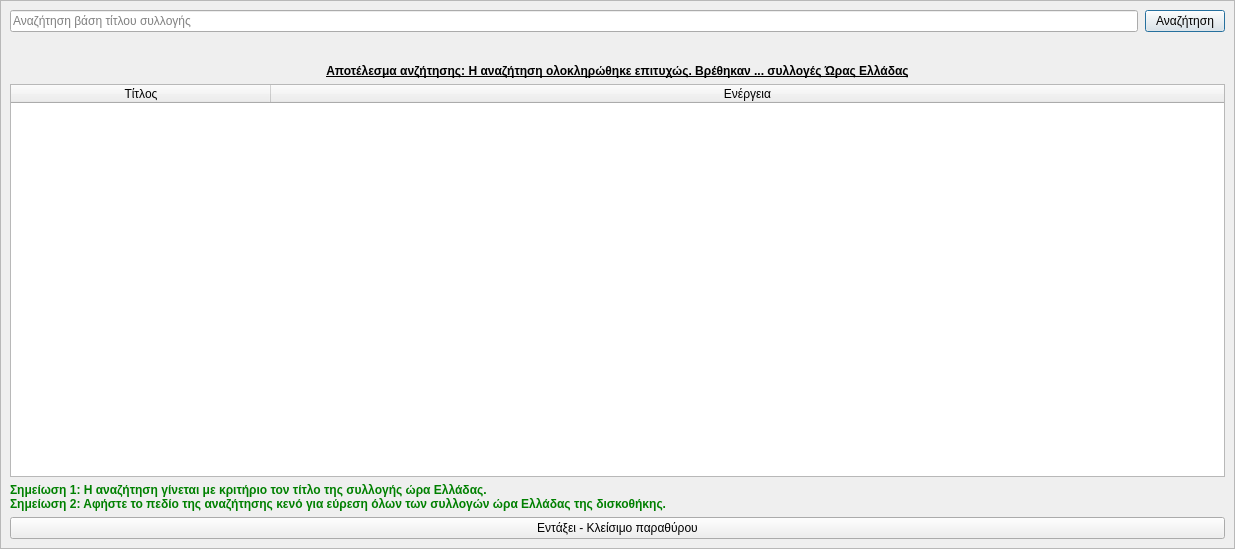
<?xml version="1.0" encoding="UTF-8"?>
<ui version="4.0">
 <class>Dialog</class>
 <widget class="QDialog" name="Dialog">
  <property name="geometry">
   <rect>
    <x>0</x>
    <y>0</y>
    <width>1235</width>
    <height>549</height>
   </rect>
  </property>
  <property name="windowTitle">
   <string>Εύρεση ώρα Ελλάδας</string>
  </property>
  <property name="windowIcon">
   <iconset resource="../../../../icons.qrc">
    <normaloff>:/main-window/assets/images/main-window/search.png</normaloff>:/main-window/assets/images/main-window/search.png</iconset>
  </property>
  <layout class="QVBoxLayout" name="verticalLayout">
   <property name="leftMargin">
    <number>0</number>
   </property>
   <property name="topMargin">
    <number>0</number>
   </property>
   <property name="rightMargin">
    <number>0</number>
   </property>
   <property name="bottomMargin">
    <number>0</number>
   </property>
   <item>
    <widget class="QScrollArea" name="scrollArea">
     <property name="widgetResizable">
      <bool>true</bool>
     </property>
     <widget class="QWidget" name="scrollAreaWidgetContents">
      <property name="geometry">
       <rect>
        <x>0</x>
        <y>0</y>
        <width>1233</width>
        <height>547</height>
       </rect>
      </property>
      <property name="sizePolicy">
       <sizepolicy hsizetype="Ignored" vsizetype="Preferred">
        <horstretch>0</horstretch>
        <verstretch>0</verstretch>
       </sizepolicy>
      </property>
      <layout class="QGridLayout" name="gridLayout">
       <item row="0" column="0">
        <widget class="QFrame" name="frame">
         <property name="styleSheet">
          <string notr="true">QFrame{border:none;}</string>
         </property>
         <property name="frameShape">
          <enum>QFrame::StyledPanel</enum>
         </property>
         <property name="frameShadow">
          <enum>QFrame::Raised</enum>
         </property>
         <layout class="QHBoxLayout" name="horizontalLayout">
          <property name="spacing">
           <number>7</number>
          </property>
          <property name="leftMargin">
           <number>0</number>
          </property>
          <property name="topMargin">
           <number>0</number>
          </property>
          <property name="rightMargin">
           <number>0</number>
          </property>
          <property name="bottomMargin">
           <number>0</number>
          </property>
          <item>
           <widget class="QLineEdit" name="search_phrase">
            <property name="sizePolicy">
             <sizepolicy hsizetype="Expanding" vsizetype="Maximum">
              <horstretch>0</horstretch>
              <verstretch>0</verstretch>
             </sizepolicy>
            </property>
            <property name="minimumSize">
             <size>
              <width>0</width>
              <height>0</height>
             </size>
            </property>
            <property name="dragEnabled">
             <bool>true</bool>
            </property>
            <property name="placeholderText">
             <string>Αναζήτηση βάση τίτλου συλλογής</string>
            </property>
            <property name="clearButtonEnabled">
             <bool>true</bool>
            </property>
           </widget>
          </item>
          <item>
           <widget class="QPushButton" name="search_button">
            <property name="sizePolicy">
             <sizepolicy hsizetype="Minimum" vsizetype="Maximum">
              <horstretch>0</horstretch>
              <verstretch>0</verstretch>
             </sizepolicy>
            </property>
            <property name="text">
             <string>Αναζήτηση</string>
            </property>
            <property name="icon">
             <iconset resource="../../../../icons.qrc">
              <normaloff>:/main-window/assets/images/main-window/search.png</normaloff>:/main-window/assets/images/main-window/search.png</iconset>
            </property>
           </widget>
          </item>
         </layout>
        </widget>
       </item>
       <item row="1" column="0">
        <widget class="QFrame" name="frame_2">
         <property name="styleSheet">
          <string notr="true">QFrame{border:none;}</string>
         </property>
         <property name="frameShape">
          <enum>QFrame::StyledPanel</enum>
         </property>
         <property name="frameShadow">
          <enum>QFrame::Raised</enum>
         </property>
         <layout class="QHBoxLayout" name="horizontalLayout_2">
          <property name="leftMargin">
           <number>0</number>
          </property>
          <property name="topMargin">
           <number>0</number>
          </property>
          <property name="rightMargin">
           <number>0</number>
          </property>
          <property name="bottomMargin">
           <number>0</number>
          </property>
          <item>
           <spacer name="horizontalSpacer_3">
            <property name="orientation">
             <enum>Qt::Horizontal</enum>
            </property>
            <property name="sizeHint" stdset="0">
             <size>
              <width>476</width>
              <height>20</height>
             </size>
            </property>
           </spacer>
          </item>
          <item>
           <widget class="QLabel" name="loading_label">
            <property name="minimumSize">
             <size>
              <width>220</width>
              <height>0</height>
             </size>
            </property>
            <property name="text">
             <string/>
            </property>
           </widget>
          </item>
          <item>
           <spacer name="horizontalSpacer_4">
            <property name="orientation">
             <enum>Qt::Horizontal</enum>
            </property>
            <property name="sizeHint" stdset="0">
             <size>
              <width>475</width>
              <height>20</height>
             </size>
            </property>
           </spacer>
          </item>
         </layout>
        </widget>
       </item>
       <item row="2" column="0">
        <widget class="QLabel" name="label_2">
         <property name="styleSheet">
          <string notr="true">QLabel{font-weight:bold;text-decoration:underline;}</string>
         </property>
         <property name="text">
          <string>Αποτέλεσμα ανζήτησης: Η αναζήτηση ολοκληρώθηκε επιτυχώς. Βρέθηκαν ... συλλογές Ώρας Ελλάδας</string>
         </property>
         <property name="alignment">
          <set>Qt::AlignCenter</set>
         </property>
        </widget>
       </item>
       <item row="3" column="0">
        <widget class="QTableWidget" name="table">
         <property name="editTriggers">
          <set>QAbstractItemView::NoEditTriggers</set>
         </property>
         <property name="alternatingRowColors">
          <bool>true</bool>
         </property>
         <property name="selectionMode">
          <enum>QAbstractItemView::SingleSelection</enum>
         </property>
         <property name="selectionBehavior">
          <enum>QAbstractItemView::SelectRows</enum>
         </property>
         <property name="sortingEnabled">
          <bool>false</bool>
         </property>
         <property name="rowCount">
          <number>0</number>
         </property>
         <attribute name="horizontalHeaderCascadingSectionResizes">
          <bool>false</bool>
         </attribute>
         <attribute name="horizontalHeaderMinimumSectionSize">
          <number>260</number>
         </attribute>
         <attribute name="horizontalHeaderHighlightSections">
          <bool>false</bool>
         </attribute>
         <attribute name="horizontalHeaderShowSortIndicator" stdset="0">
          <bool>false</bool>
         </attribute>
         <attribute name="horizontalHeaderStretchLastSection">
          <bool>true</bool>
         </attribute>
         <attribute name="verticalHeaderHighlightSections">
          <bool>false</bool>
         </attribute>
         <column>
          <property name="text">
           <string>Τίτλος</string>
          </property>
         </column>
         <column>
          <property name="text">
           <string>Ενέργεια</string>
          </property>
         </column>
        </widget>
       </item>
       <item row="4" column="0">
        <widget class="QLabel" name="label">
         <property name="styleSheet">
          <string notr="true">QLabel{font-weight:bold;color:green;}</string>
         </property>
         <property name="text">
          <string>Σημείωση 1: Η αναζήτηση γίνεται με κριτήριο τον τίτλο της συλλογής ώρα Ελλάδας.
Σημείωση 2: Αφήστε το πεδίο της αναζήτησης κενό για εύρεση όλων των συλλογών ώρα Ελλάδας της δισκοθήκης.</string>
         </property>
        </widget>
       </item>
       <item row="5" column="0">
        <widget class="QPushButton" name="ok">
         <property name="sizePolicy">
          <sizepolicy hsizetype="Minimum" vsizetype="Maximum">
           <horstretch>0</horstretch>
           <verstretch>0</verstretch>
          </sizepolicy>
         </property>
         <property name="text">
          <string>Εντάξει - Κλείσιμο παραθύρου</string>
         </property>
         <property name="icon">
          <iconset resource="../../../../icons.qrc">
           <normaloff>:/rest-windows/assets/images/rest-windows/ok.png</normaloff>:/rest-windows/assets/images/rest-windows/ok.png</iconset>
         </property>
        </widget>
       </item>
      </layout>
     </widget>
    </widget>
   </item>
  </layout>
 </widget>
 <tabstops>
  <tabstop>scrollArea</tabstop>
  <tabstop>search_phrase</tabstop>
  <tabstop>search_button</tabstop>
  <tabstop>table</tabstop>
  <tabstop>ok</tabstop>
 </tabstops>
 <resources>
  <include location="../../../../icons.qrc"/>
 </resources>
 <connections/>
</ui>
